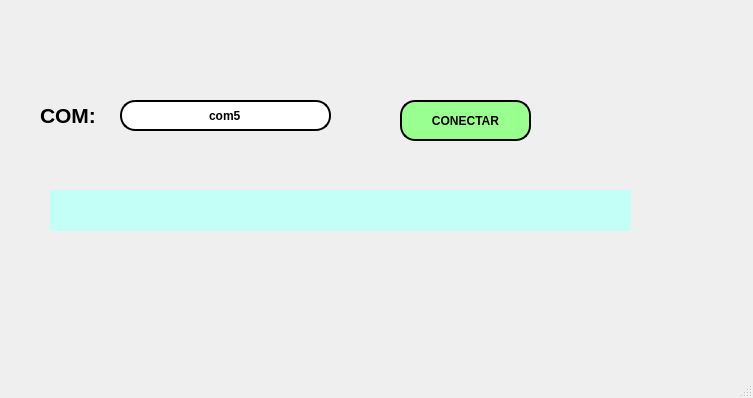
<?xml version="1.0" encoding="UTF-8"?>
<ui version="4.0">
 <class>MainWindow</class>
 <widget class="QMainWindow" name="MainWindow">
  <property name="geometry">
   <rect>
    <x>0</x>
    <y>0</y>
    <width>753</width>
    <height>398</height>
   </rect>
  </property>
  <property name="windowTitle">
   <string>MainWindow</string>
  </property>
  <widget class="QWidget" name="centralwidget">
   <widget class="QLabel" name="label">
    <property name="geometry">
     <rect>
      <x>20</x>
      <y>10</y>
      <width>191</width>
      <height>71</height>
     </rect>
    </property>
    <property name="text">
     <string/>
    </property>
    <property name="pixmap">
     <pixmap resource="../../../Resource/resource.qrc">:/Logos/uatlogopng.png</pixmap>
    </property>
    <property name="scaledContents">
     <bool>true</bool>
    </property>
   </widget>
   <widget class="QLabel" name="label_4">
    <property name="geometry">
     <rect>
      <x>520</x>
      <y>0</y>
      <width>221</width>
      <height>91</height>
     </rect>
    </property>
    <property name="text">
     <string/>
    </property>
    <property name="pixmap">
     <pixmap resource="../../../Resource/resource.qrc">:/Logos/fians.png</pixmap>
    </property>
    <property name="scaledContents">
     <bool>true</bool>
    </property>
   </widget>
   <widget class="QLabel" name="label_5">
    <property name="geometry">
     <rect>
      <x>590</x>
      <y>240</y>
      <width>171</width>
      <height>101</height>
     </rect>
    </property>
    <property name="text">
     <string/>
    </property>
    <property name="pixmap">
     <pixmap resource="../../../Resource/resource.qrc">:/Logos/Shelby-Logo.png</pixmap>
    </property>
    <property name="scaledContents">
     <bool>true</bool>
    </property>
   </widget>
   <widget class="QLineEdit" name="txt_com">
    <property name="geometry">
     <rect>
      <x>120</x>
      <y>100</y>
      <width>211</width>
      <height>31</height>
     </rect>
    </property>
    <property name="font">
     <font>
      <weight>75</weight>
      <bold>true</bold>
     </font>
    </property>
    <property name="styleSheet">
     <string notr="true">border: 2px solid black;
border-radius: 15px;</string>
    </property>
    <property name="text">
     <string>com5</string>
    </property>
    <property name="alignment">
     <set>Qt::AlignCenter</set>
    </property>
   </widget>
   <widget class="QLabel" name="label_2">
    <property name="geometry">
     <rect>
      <x>40</x>
      <y>100</y>
      <width>71</width>
      <height>31</height>
     </rect>
    </property>
    <property name="font">
     <font>
      <pointsize>16</pointsize>
      <weight>75</weight>
      <bold>true</bold>
     </font>
    </property>
    <property name="text">
     <string>COM:</string>
    </property>
   </widget>
   <widget class="QPushButton" name="btn_accion">
    <property name="geometry">
     <rect>
      <x>400</x>
      <y>100</y>
      <width>131</width>
      <height>41</height>
     </rect>
    </property>
    <property name="font">
     <font>
      <weight>75</weight>
      <bold>true</bold>
     </font>
    </property>
    <property name="styleSheet">
     <string notr="true">border: 2px solid black;
background-color: rgb(153, 255, 142);
border-radius: 15px;</string>
    </property>
    <property name="text">
     <string>CONECTAR</string>
    </property>
   </widget>
   <widget class="QLabel" name="lbl_estado">
    <property name="geometry">
     <rect>
      <x>50</x>
      <y>190</y>
      <width>581</width>
      <height>41</height>
     </rect>
    </property>
    <property name="font">
     <font>
      <pointsize>16</pointsize>
      <weight>75</weight>
      <bold>true</bold>
     </font>
    </property>
    <property name="styleSheet">
     <string notr="true">background-color: rgb(196, 255, 247);</string>
    </property>
    <property name="text">
     <string/>
    </property>
   </widget>
  </widget>
  <widget class="QMenuBar" name="menubar">
   <property name="geometry">
    <rect>
     <x>0</x>
     <y>0</y>
     <width>753</width>
     <height>26</height>
    </rect>
   </property>
  </widget>
  <widget class="QStatusBar" name="statusbar"/>
 </widget>
 <resources>
  <include location="../../../Resource/resource.qrc"/>
 </resources>
 <connections/>
</ui>
